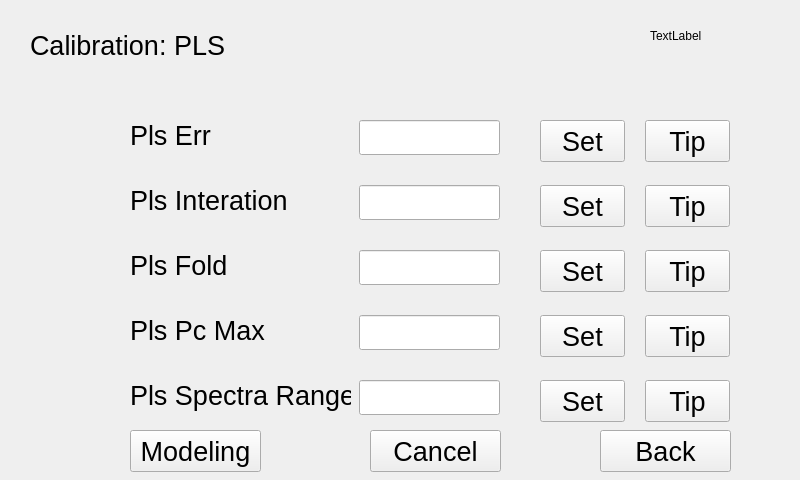
<?xml version="1.0" encoding="UTF-8"?>
<ui version="4.0">
 <class>plsDlg</class>
 <widget class="QWidget" name="plsDlg">
  <property name="geometry">
   <rect>
    <x>0</x>
    <y>0</y>
    <width>800</width>
    <height>480</height>
   </rect>
  </property>
  <property name="windowTitle">
   <string>Form</string>
  </property>
  <widget class="QLabel" name="label">
   <property name="geometry">
    <rect>
     <x>30</x>
     <y>20</y>
     <width>261</width>
     <height>51</height>
    </rect>
   </property>
   <property name="text">
    <string>&lt;html&gt;&lt;head/&gt;&lt;body&gt;&lt;p&gt;&lt;span style=&quot; font-size:20pt;&quot;&gt;Calibration:  PLS&lt;/span&gt;&lt;/p&gt;&lt;/body&gt;&lt;/html&gt;</string>
   </property>
  </widget>
  <widget class="QLabel" name="label_2">
   <property name="geometry">
    <rect>
     <x>130</x>
     <y>120</y>
     <width>171</width>
     <height>32</height>
    </rect>
   </property>
   <property name="font">
    <font>
     <pointsize>20</pointsize>
    </font>
   </property>
   <property name="text">
    <string>&lt;html&gt;&lt;head/&gt;&lt;body&gt;&lt;p&gt;Pls   Err&lt;/p&gt;&lt;/body&gt;&lt;/html&gt;</string>
   </property>
  </widget>
  <widget class="QLabel" name="label_3">
   <property name="geometry">
    <rect>
     <x>130</x>
     <y>185</y>
     <width>181</width>
     <height>32</height>
    </rect>
   </property>
   <property name="font">
    <font>
     <pointsize>20</pointsize>
    </font>
   </property>
   <property name="text">
    <string>&lt;html&gt;&lt;head/&gt;&lt;body&gt;&lt;p&gt;&lt;span style=&quot; font-size:20pt;&quot;&gt;Pls Interation&lt;/span&gt;&lt;/p&gt;&lt;/body&gt;&lt;/html&gt;</string>
   </property>
  </widget>
  <widget class="QLabel" name="label_4">
   <property name="geometry">
    <rect>
     <x>130</x>
     <y>250</y>
     <width>191</width>
     <height>32</height>
    </rect>
   </property>
   <property name="font">
    <font>
     <pointsize>20</pointsize>
    </font>
   </property>
   <property name="text">
    <string>&lt;html&gt;&lt;head/&gt;&lt;body&gt;&lt;p&gt;&lt;span style=&quot; font-size:20pt;&quot;&gt;Pls Fold&lt;/span&gt;&lt;/p&gt;&lt;/body&gt;&lt;/html&gt;</string>
   </property>
  </widget>
  <widget class="QLabel" name="label_5">
   <property name="geometry">
    <rect>
     <x>130</x>
     <y>315</y>
     <width>161</width>
     <height>32</height>
    </rect>
   </property>
   <property name="font">
    <font>
     <pointsize>20</pointsize>
    </font>
   </property>
   <property name="text">
    <string>&lt;html&gt;&lt;head/&gt;&lt;body&gt;&lt;p&gt;&lt;span style=&quot; font-size:20pt;&quot;&gt;Pls Pc Max&lt;/span&gt;&lt;/p&gt;&lt;/body&gt;&lt;/html&gt;</string>
   </property>
  </widget>
  <widget class="QLineEdit" name="erref_lineEdit">
   <property name="geometry">
    <rect>
     <x>359</x>
     <y>120</y>
     <width>141</width>
     <height>35</height>
    </rect>
   </property>
   <property name="font">
    <font>
     <pointsize>20</pointsize>
    </font>
   </property>
  </widget>
  <widget class="QLineEdit" name="errcirNum_lineEdit">
   <property name="geometry">
    <rect>
     <x>359</x>
     <y>185</y>
     <width>141</width>
     <height>35</height>
    </rect>
   </property>
   <property name="font">
    <font>
     <pointsize>20</pointsize>
    </font>
   </property>
  </widget>
  <widget class="QLineEdit" name="K_lineEdit">
   <property name="geometry">
    <rect>
     <x>359</x>
     <y>250</y>
     <width>141</width>
     <height>35</height>
    </rect>
   </property>
   <property name="font">
    <font>
     <pointsize>20</pointsize>
    </font>
   </property>
  </widget>
  <widget class="QLineEdit" name="A_lineEdit">
   <property name="geometry">
    <rect>
     <x>359</x>
     <y>315</y>
     <width>141</width>
     <height>35</height>
    </rect>
   </property>
   <property name="font">
    <font>
     <pointsize>20</pointsize>
    </font>
   </property>
  </widget>
  <widget class="QPushButton" name="errorcontrolprecisionTip">
   <property name="geometry">
    <rect>
     <x>645</x>
     <y>120</y>
     <width>85</width>
     <height>42</height>
    </rect>
   </property>
   <property name="font">
    <font>
     <pointsize>20</pointsize>
    </font>
   </property>
   <property name="text">
    <string>Tip</string>
   </property>
  </widget>
  <widget class="QPushButton" name="errorcontrolcycleTip">
   <property name="geometry">
    <rect>
     <x>645</x>
     <y>185</y>
     <width>85</width>
     <height>42</height>
    </rect>
   </property>
   <property name="font">
    <font>
     <pointsize>20</pointsize>
    </font>
   </property>
   <property name="text">
    <string>Tip</string>
   </property>
  </widget>
  <widget class="QPushButton" name="bendnumberTip">
   <property name="geometry">
    <rect>
     <x>645</x>
     <y>250</y>
     <width>85</width>
     <height>42</height>
    </rect>
   </property>
   <property name="font">
    <font>
     <pointsize>20</pointsize>
    </font>
   </property>
   <property name="text">
    <string>Tip</string>
   </property>
  </widget>
  <widget class="QPushButton" name="largestprinciplecomponentTip">
   <property name="geometry">
    <rect>
     <x>645</x>
     <y>315</y>
     <width>85</width>
     <height>42</height>
    </rect>
   </property>
   <property name="font">
    <font>
     <pointsize>20</pointsize>
    </font>
   </property>
   <property name="text">
    <string>Tip</string>
   </property>
  </widget>
  <widget class="QPushButton" name="back">
   <property name="geometry">
    <rect>
     <x>600</x>
     <y>430</y>
     <width>131</width>
     <height>42</height>
    </rect>
   </property>
   <property name="font">
    <font>
     <pointsize>20</pointsize>
    </font>
   </property>
   <property name="text">
    <string>Back</string>
   </property>
  </widget>
  <widget class="QPushButton" name="cancel">
   <property name="geometry">
    <rect>
     <x>370</x>
     <y>430</y>
     <width>131</width>
     <height>42</height>
    </rect>
   </property>
   <property name="font">
    <font>
     <pointsize>20</pointsize>
    </font>
   </property>
   <property name="text">
    <string>Cancel</string>
   </property>
  </widget>
  <widget class="QPushButton" name="moduling">
   <property name="geometry">
    <rect>
     <x>130</x>
     <y>430</y>
     <width>131</width>
     <height>42</height>
    </rect>
   </property>
   <property name="font">
    <font>
     <pointsize>20</pointsize>
    </font>
   </property>
   <property name="text">
    <string>Modeling</string>
   </property>
  </widget>
  <widget class="QLabel" name="dateTime">
   <property name="geometry">
    <rect>
     <x>650</x>
     <y>30</y>
     <width>54</width>
     <height>12</height>
    </rect>
   </property>
   <property name="text">
    <string>TextLabel</string>
   </property>
  </widget>
  <widget class="QPushButton" name="erref_change">
   <property name="geometry">
    <rect>
     <x>540</x>
     <y>120</y>
     <width>85</width>
     <height>42</height>
    </rect>
   </property>
   <property name="font">
    <font>
     <pointsize>20</pointsize>
    </font>
   </property>
   <property name="text">
    <string>Set</string>
   </property>
  </widget>
  <widget class="QPushButton" name="errcirNum_change">
   <property name="geometry">
    <rect>
     <x>540</x>
     <y>185</y>
     <width>85</width>
     <height>42</height>
    </rect>
   </property>
   <property name="font">
    <font>
     <pointsize>20</pointsize>
    </font>
   </property>
   <property name="text">
    <string>Set</string>
   </property>
  </widget>
  <widget class="QPushButton" name="K_change">
   <property name="geometry">
    <rect>
     <x>540</x>
     <y>250</y>
     <width>85</width>
     <height>42</height>
    </rect>
   </property>
   <property name="font">
    <font>
     <pointsize>20</pointsize>
    </font>
   </property>
   <property name="text">
    <string>Set</string>
   </property>
  </widget>
  <widget class="QPushButton" name="A_change">
   <property name="geometry">
    <rect>
     <x>540</x>
     <y>315</y>
     <width>85</width>
     <height>42</height>
    </rect>
   </property>
   <property name="font">
    <font>
     <pointsize>20</pointsize>
    </font>
   </property>
   <property name="text">
    <string>Set</string>
   </property>
  </widget>
  <widget class="QLabel" name="label_6">
   <property name="geometry">
    <rect>
     <x>130</x>
     <y>380</y>
     <width>221</width>
     <height>32</height>
    </rect>
   </property>
   <property name="font">
    <font>
     <pointsize>20</pointsize>
    </font>
   </property>
   <property name="text">
    <string>&lt;html&gt;&lt;head/&gt;&lt;body&gt;&lt;p&gt;&lt;span style=&quot; font-size:20pt;&quot;&gt;Pls Spectra Range&lt;/span&gt;&lt;/p&gt;&lt;/body&gt;&lt;/html&gt;</string>
   </property>
  </widget>
  <widget class="QLineEdit" name="PLS_N_lineEdit">
   <property name="geometry">
    <rect>
     <x>359</x>
     <y>380</y>
     <width>141</width>
     <height>35</height>
    </rect>
   </property>
   <property name="font">
    <font>
     <pointsize>20</pointsize>
    </font>
   </property>
  </widget>
  <widget class="QPushButton" name="PLS_N_change">
   <property name="geometry">
    <rect>
     <x>540</x>
     <y>380</y>
     <width>85</width>
     <height>42</height>
    </rect>
   </property>
   <property name="font">
    <font>
     <pointsize>20</pointsize>
    </font>
   </property>
   <property name="text">
    <string>Set</string>
   </property>
  </widget>
  <widget class="QPushButton" name="PLS_N_Tip">
   <property name="geometry">
    <rect>
     <x>645</x>
     <y>380</y>
     <width>85</width>
     <height>42</height>
    </rect>
   </property>
   <property name="font">
    <font>
     <pointsize>20</pointsize>
    </font>
   </property>
   <property name="text">
    <string>Tip</string>
   </property>
  </widget>
 </widget>
 <resources/>
 <connections/>
</ui>
